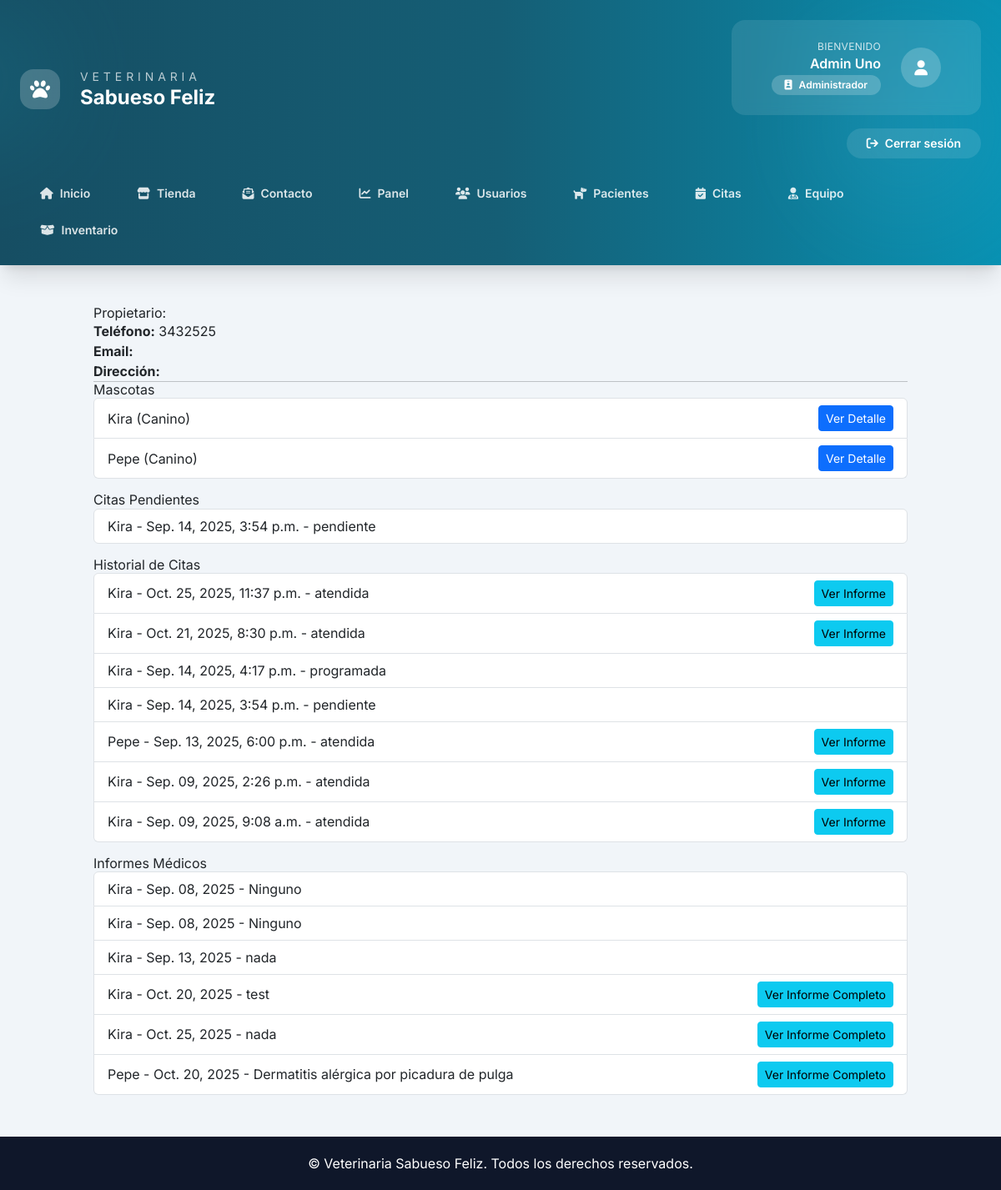
The page /propietario/1/ (signed in) on the database its author committed.
### Core/models.py (models this page shows, shortened)
class User(AbstractUser):
    ROLES = (
        ("ADMIN", "Administrador"),
        ("VET", "Veterinario"),
        ("ADMIN_OP", "Administrativo"),
        ("OWNER", "Propietario"),
    )
    rol = models.CharField(max_length=20, choices=ROLES)
    telefono = models.CharField(max_length=20, blank=True)
    direccion = models.CharField(max_length=200, blank=True)
    activo = models.BooleanField(default=True)
    avatar = models.ImageField(upload_to="avatars/", blank=True, null=True)
    especialidad = models.CharField(max_length=100, blank=True)  # para veterinarios
    sucursal = models.ForeignKey(
        Sucursal,
        on_delete=models.SET_NULL,
        null=True,
        blank=True,
        related_name="usuarios",
    )

class Propietario(models.Model):
    user = models.OneToOneField(User, on_delete=models.CASCADE)
    telefono = models.CharField(max_length=20, blank=True)
    direccion = models.CharField(max_length=200, blank=True)
    ciudad = models.CharField(max_length=100, blank=True)
    notas = models.TextField(blank=True)

class Paciente(models.Model):
    nombre = models.CharField(max_length=100)
    especie = models.CharField(max_length=50)
    raza = models.CharField(max_length=50, blank=True)
    sexo = models.CharField(max_length=10)
    fecha_nacimiento = models.DateField()
    propietario = models.ForeignKey(Propietario, on_delete=models.CASCADE)
    vacunas = models.TextField(blank=True)
    alergias = models.TextField(blank=True)
    foto = models.ImageField(upload_to="pacientes/", blank=True, null=True)

class Cita(models.Model):
    ESTADOS = (
        ("pendiente", "Pendiente"),
        ("programada", "Programada"),
        ("atendida", "Atendida"),
        ("cancelada", "Cancelada"),
    )
    TIPOS = (
        ("consulta", "Consulta"),
        ("vacunacion", "Vacunación"),
        ("cirugia", "Cirugía"),
    )
    paciente = models.ForeignKey(Paciente, on_delete=models.CASCADE)
    veterinario = models.ForeignKey(
        User,
        limit_choices_to={"rol": "VET"},
        on_delete=models.SET_NULL,
        null=True,
        blank=True,
    )
    sucursal = models.ForeignKey(
        Sucursal,
        on_delete=models.PROTECT,
        related_name="citas",
    )
    fecha_solicitada = models.DateField(default=timezone.now)
    fecha_hora = models.DateTimeField(blank=True, null=True)
    duracion = models.IntegerField(default=30)  # duración en minutos
    tipo = models.CharField(max_length=50, choices=TIPOS, default="consulta")
    estado = models.CharField(max_length=20, choices=ESTADOS, default="pendiente")
    notas = models.TextField(blank=True)
    farmacos_utilizados = models.ManyToManyField(
        "Farmaco",
        blank=True,
        related_name="citas_utilizadas",
        through="CitaFarmaco",
        through_fields=("cita", "farmaco"),
        help_text="Medicamentos del inventario utilizados durante la atención.",
    )

class HistorialMedico(models.Model):
    paciente = models.ForeignKey(Paciente, on_delete=models.CASCADE)
    veterinario = models.ForeignKey(User, limit_choices_to={"rol": "VET"}, on_delete=models.SET_NULL, null=True)
    fecha = models.DateTimeField(auto_now_add=True)
    diagnostico = models.TextField()
    tratamiento = models.TextField()
    notas = models.TextField(blank=True)
    peso = models.DecimalField(max_digits=5, decimal_places=2, blank=True, null=True)
    temperatura = models.DecimalField(max_digits=4, decimal_places=1, blank=True, null=True)
    examenes = models.TextField(blank=True)
    imagenes = models.ImageField(upload_to="historial_medico/", blank=True, null=True)
    proximo_control = models.DateField(blank=True, null=True)
    sin_proximo_control = models.BooleanField(default=False)
    cita = models.OneToOneField(
        "Cita",
        on_delete=models.SET_NULL,
        null=True,
        blank=True,
        related_name="historial_medico",
    )

### Core/views.py (the view)
# urls.py: path('propietario/<int:propietario_id>/', views.detalle_propietario, name='detalle_propietario'),
@login_required
def detalle_propietario(request, propietario_id):
    if request.user.rol not in {"ADMIN", "ADMIN_OP"}:
        messages.error(request, "No tienes permiso para esta acción.")
        return redirect("dashboard")
    propietario = get_object_or_404(Propietario, id=propietario_id)
    mascotas = Paciente.objects.filter(propietario=propietario)
    citas = Cita.objects.filter(paciente__in=mascotas)
    if not request.user.is_superuser:
        citas = citas.filter(sucursal_id=getattr(request.user, "sucursal_id", None))
        mascotas = mascotas.filter(cita__sucursal_id=getattr(request.user, "sucursal_id", None)).distinct()
    citas = citas.order_by("-fecha_solicitada", "-fecha_hora")
    citas_pendientes = citas.filter(estado="pendiente").order_by(
        "fecha_solicitada", "fecha_hora"
    )
    informes = HistorialMedico.objects.filter(paciente__in=mascotas)
    if not request.user.is_superuser:
        informes = informes.filter(
            paciente__cita__sucursal_id=getattr(request.user, "sucursal_id", None)
        ).distinct()
    return render(
        request,
        "core/detalle_propietario.html",
        {
            "propietario": propietario,
            "mascotas": mascotas,
            "citas": citas,
            "citas_pendientes": citas_pendientes,
            "informes": informes,
        },
    )

### Core/templates/core/detalle_propietario.html (shortened to what this page needs)
{% extends "core/base.html" %}
{% block content %}
<div class="container mt-4">
    <h2>Propietario: {{ propietario.first_name }} {{ propietario.last_name }}</h2>
    <p><strong>Teléfono:</strong> {{ propietario.telefono }}</p>
    <p><strong>Email:</strong> {{ propietario.email }}</p>
    <p><strong>Dirección:</strong> {{ propietario.direccion }}</p>
    <hr>
    <h3>Mascotas</h3>
    <ul class="list-group mb-3">
        {% for mascota in mascotas %}
            <li class="list-group-item d-flex justify-content-between align-items-center">
                {{ mascota.nombre }} ({{ mascota.especie }})
                <a href="{% url 'detalle_mascota' mascota.id %}" class="btn btn-sm btn-primary">Ver Detalle</a>
            </li>
        {% empty %}
            <li class="list-group-item">No tiene mascotas registradas</li>
        {% endfor %}
    </ul>
    <h3>Citas Pendientes</h3>
    <ul class="list-group mb-3">
        {% for cita in citas_pendientes %}
            <li class="list-group-item d-flex justify-content-between align-items-center">
                {{ cita.paciente.nombre }} -
                {% if cita.fecha_hora %}
                    {{ cita.fecha_hora|date:"M. d, Y, g:i a" }}
                {% else %}
                    {{ cita.fecha_solicitada|date:"M. d, Y" }} (sin horario)
                {% endif %}
                - {{ cita.estado }}
            </li>
        {% empty %}
            <li class="list-group-item">No tiene citas pendientes</li>
        {% endfor %}
    </ul>
    <h3>Historial de Citas</h3>
    <ul class="list-group mb-3">
        {% for cita in citas %}
            <li class="list-group-item d-flex justify-content-between align-items-center">
                {{ cita.paciente.nombre }} -
                {% if cita.fecha_hora %}
                    {{ cita.fecha_hora|date:"M. d, Y, g:i a" }}
                {% else %}
                    {{ cita.fecha_solicitada|date:"M. d, Y" }} (sin horario)
                {% endif %}
                - {{ cita.estado }}
                {% if cita.estado == "atendida" %}
                    <a href="{% url 'detalle_cita' cita.id %}" class="btn btn-sm btn-info">Ver Informe</a>
                {% endif %}
            </li>
        {% empty %}
            <li class="list-group-item">No tiene citas registradas</li>
        {% endfor %}
    </ul>
    <h3>Informes Médicos</h3>
    <ul class="list-group mb-3">
        {% for informe in informes %}
            <li class="list-group-item d-flex justify-content-between align-items-center">
                {{ informe.paciente.nombre }} - {{ informe.fecha|date:"M. d, Y" }} - {{ informe.diagnostico|truncatechars:50 }}
                {% if informe.cita %}
                    <a href="{% url 'detalle_cita' informe.cita.id %}" class="btn btn-sm btn-info">Ver Informe Completo</a>
                {% endif %}
            </li>
        {% empty %}
            <li class="list-group-item">No tiene informes médicos</li>
        {% endfor %}
    </ul>
</div>
{% endblock %}

### Core/templates/core/partials/header.html (shortened to what this page needs)
{% with current=request.resolver_match.url_name %}
<header class="relative overflow-hidden bg-gradient-to-r from-cyan-900 via-cyan-800 to-cyan-600 text-white shadow-xl">
    <div class="pointer-events-none absolute inset-0 opacity-20">
        <div class="absolute -left-32 top-0 h-48 w-48 rounded-full bg-cyan-400/60 blur-3xl"></div>
        <div class="absolute right-0 top-10 h-56 w-56 rounded-full bg-sky-300/50 blur-3xl"></div>
    </div>
    <div class="relative z-10 max-w-7xl mx-auto px-4 sm:px-6 lg:px-8 py-6">
        <div class="flex flex-col gap-6">
            <div class="flex flex-col gap-4 lg:flex-row lg:items-center lg:justify-between">
                <div class="flex items-center gap-4">
                    <div class="flex h-12 w-12 items-center justify-center rounded-2xl bg-white/20">
                        <i class="fas fa-paw text-2xl"></i>
                    </div>
                    <div>
                        <p class="text-sm uppercase tracking-[0.35em] text-white/70">Veterinaria</p>
                        <a href="{% url 'landing' %}" class="text-2xl font-bold leading-tight text-white hover:text-cyan-100">
                            Sabueso Feliz
                        </a>
                    </div>
                </div>
                {% if request.user.is_authenticated %}
                    <div class="flex flex-col gap-3 text-white lg:items-end">
                        <div class="flex items-center gap-4 rounded-2xl bg-white/10 px-5 py-4 backdrop-blur">
                            <div class="text-right">
                                <p class="text-xs uppercase tracking-wide text-white/80">Bienvenido</p>
                                <p class="font-semibold">{{ request.user.get_full_name|default:request.user.username }}</p>
                                <span class="inline-flex items-center gap-2 rounded-full bg-white/20 px-3 py-1 text-xs font-semibold">
                                    <i class="fas fa-id-badge"></i>
                                    {{ request.user.get_rol_display }}
                                </span>
                            </div>
                            <div class="flex h-12 w-12 items-center justify-center rounded-full bg-white/20">
                                <i class="fas fa-user text-lg"></i>
                            </div>
                        </div>
                        <div class="flex flex-wrap items-center justify-end gap-2">
                            <a href="{% url 'logout' %}"
                               class="inline-flex items-center gap-2 rounded-full bg-white/10 px-4 py-2 text-sm font-semibold transition hover:bg-white/20">
                                <i class="fas fa-arrow-right-from-bracket"></i>
                                Cerrar sesión
                            </a>
                        </div>
                    </div>
                {% endif %}
            </div>
            <nav class="flex flex-wrap items-center gap-2">
                <a href="{% url 'landing' %}"
                   class="rounded-full px-4 py-2 text-sm font-semibold transition-colors {% if current == 'landing' %}bg-white text-cyan-900 shadow{% else %}text-white/85 hover:bg-white/10{% endif %}">
                    <i class="fas fa-home mr-2"></i>Inicio
                </a>
                <a href="{% url 'tienda' %}"
                   class="rounded-full px-4 py-2 text-sm font-semibold transition-colors {% if current == 'tienda' or current == 'detalle_producto' %}bg-white text-cyan-900 shadow{% else %}text-white/85 hover:bg-white/10{% endif %}">
                    <i class="fas fa-store mr-2"></i>Tienda
                </a>
                <a href="{% url 'contacto' %}"
                   class="rounded-full px-4 py-2 text-sm font-semibold transition-colors {% if current == 'contacto' %}bg-white text-cyan-900 shadow{% else %}text-white/85 hover:bg-white/10{% endif %}">
                    <i class="fas fa-envelope-open-text mr-2"></i>Contacto
                </a>
                {% if request.user.is_authenticated %}
                    <a href="{% url 'dashboard' %}"
                       class="rounded-full px-4 py-2 text-sm font-semibold transition-colors {% if current == 'dashboard' %}bg-white text-cyan-900 shadow{% else %}text-white/85 hover:bg-white/10{% endif %}">
                        <i class="fas fa-chart-line mr-2"></i>Panel
                    </a>
                    {% if request.user.rol == "ADMIN" or request.user.rol == "ADMIN_OP" %}
                        <a href="{% url 'listar_usuarios' %}"
                           class="rounded-full px-4 py-2 text-sm font-semibold transition-colors {% if current == 'listar_usuarios' %}bg-white text-cyan-900 shadow{% else %}text-white/85 hover:bg-white/10{% endif %}">
                            <i class="fas fa-users mr-2"></i>Usuarios
                        </a>
                        <a href="{% url 'listar_pacientes' %}"
                           class="rounded-full px-4 py-2 text-sm font-semibold transition-colors {% if current == 'listar_pacientes' %}bg-white text-cyan-900 shadow{% else %}text-white/85 hover:bg-white/10{% endif %}">
                            <i class="fas fa-dog mr-2"></i>Pacientes
                        </a>
                        <a href="{% url 'listar_citas_admin' %}"
                           class="rounded-full px-4 py-2 text-sm font-semibold transition-colors {% if current == 'listar_citas_admin' or current == 'asignar_veterinario_citas' %}bg-white text-cyan-900 shadow{% else %}text-white/85 hover:bg-white/10{% endif %}">
                            <i class="fas fa-calendar-check mr-2"></i>Citas
                        </a>
                    {% endif %}
                    {% if request.user.rol == "ADMIN" %}
                        <a href="{% url 'dashboard_veterinarios' %}"
                           class="rounded-full px-4 py-2 text-sm font-semibold transition-colors {% if current == 'dashboard_veterinarios' %}bg-white text-cyan-900 shadow{% else %}text-white/85 hover:bg-white/10{% endif %}">
                            <i class="fas fa-user-md mr-2"></i>Equipo
                        </a>
                        <a href="{% url 'admin_productos_list' %}"
                           class="rounded-full px-4 py-2 text-sm font-semibold transition-colors {% if current == 'admin_productos_list' %}bg-white text-cyan-900 shadow{% else %}text-white/85 hover:bg-white/10{% endif %}">
                            <i class="fas fa-box-open mr-2"></i>Inventario
                        </a>
                    {% elif request.user.rol == "ADMIN_OP" %}
                        <a href="{% url 'dashboard_veterinarios' %}"
                           class="rounded-full px-4 py-2 text-sm font-semibold transition-colors {% if current == 'dashboard_veterinarios' %}bg-white text-cyan-900 shadow{% else %}text-white/85 hover:bg-white/10{% endif %}">
                            <i class="fas fa-user-md mr-2"></i>Equipo
                        </a>
                    {% endif %}
                {% endif %}
            </nav>
        </div>
    </div>
</header>
{% endwith %}

### Core/templates/core/base.html (style rules this page uses)
body { font-family: 'Inter', sans-serif; background-color: #f5f7fa; }

### rows shown on the page
User: user.get_full_name "Admin Uno", user.rol "Administrador"
Propietario: telefono "3432525"
Paciente: nombre "Kira", especie "Canino"
Paciente: nombre "Pepe", especie "Canino"
Cita: paciente.nombre "Kira", fecha_hora "Sep. 14, 2025, 3:54 p.m.", estado "pendiente"
Cita: paciente.nombre "Kira", fecha_hora "Oct. 25, 2025, 11:37 p.m.", estado "atendida", shows "Ver Informe"
Cita: paciente.nombre "Kira", fecha_hora "Oct. 21, 2025, 8:30 p.m.", estado "atendida", shows "Ver Informe"
Cita: paciente.nombre "Kira", fecha_hora "Sep. 14, 2025, 4:17 p.m.", estado "programada"
Cita: paciente.nombre "Pepe", fecha_hora "Sep. 13, 2025, 6:00 p.m.", estado "atendida", shows "Ver Informe"
Cita: paciente.nombre "Kira", fecha_hora "Sep. 09, 2025, 2:26 p.m.", estado "atendida", shows "Ver Informe"
Cita: paciente.nombre "Kira", fecha_hora "Sep. 09, 2025, 9:08 a.m.", estado "atendida", shows "Ver Informe"
HistorialMedico: paciente.nombre "Kira", fecha "Sep. 08, 2025", diagnostico "Ninguno"
HistorialMedico: paciente.nombre "Kira", fecha "Sep. 08, 2025", diagnostico "Ninguno"
HistorialMedico: paciente.nombre "Kira", fecha "Sep. 13, 2025", diagnostico "nada"
HistorialMedico: paciente.nombre "Kira", fecha "Oct. 20, 2025", diagnostico "test", shows "Ver Informe Completo"
HistorialMedico: paciente.nombre "Kira", fecha "Oct. 25, 2025", diagnostico "nada", shows "Ver Informe Completo"
HistorialMedico: paciente.nombre "Pepe", fecha "Oct. 20, 2025", diagnostico "Dermatitis alérgica por picadura de pulga", shows "Ver Informe Completo"
